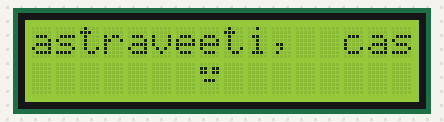
This sketch was run on a simulated Arduino Uno, built with avr-gcc and run on an emulated ATmega328P. Shown: 16×2 character LCD.

Above: at 0.22 s.
At 5.11 s:
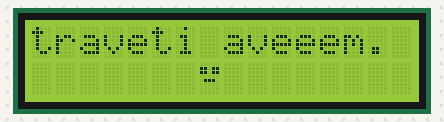
At 9.99 s:
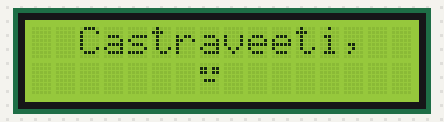
At 19.76 s:
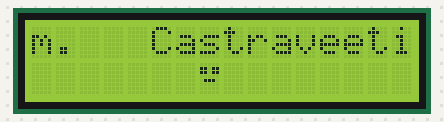
At 29.52 s:
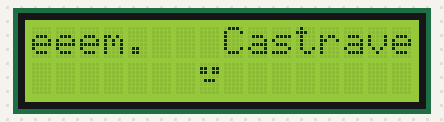
At 39.59 s:
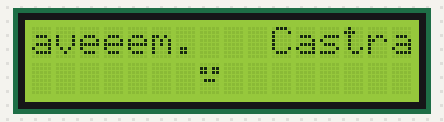

The sketch:

LCD2.ino
```cpp
#include <LiquidCrystal.h>
LiquidCrystal lcd(7, 6, 5, 4, 3, 2);
// Masca pentru primul caracter, fiecare linie de biţi
//reprezintă o linie a caracterului
String castraveti = "Castraveeti,  castraveti aveeem.   ";

byte happy[8] = {
  B00000,
  B11011,
  B11011,
  B00000,
  B00000,
  B10001,
  B01110,
};
// Masca pentru al doilea caracter
byte sad[8] = {
  B00000,
  B11011,
  B11011,
  B00000,
  B00000,
  B01110,
  B10001,
};
byte scared[8] = {
  B00000,
  B11011,
  B11011,
  B00000,
  B01110,
  B01110,
  B01110,
};
byte scared2[8] = {
  B00000,
  B11011,
  B11011,
  B00000,
  B01110,
  B00000,
  B00000,
};
int animFace = 0;
int anim = 0;
void setup() {
  lcd.begin(16, 2);
  // cele două caractere sunt stocate în CGROM, zona
  //utilizator, poziţiile 0 şi 1
  lcd.createChar(0, scared2);
  lcd.createChar(1, scared);
  // Afişare prima linie, un text standard urmat de primul
  //caracter utilizator
  lcd.setCursor(0, 0);
  lcd.print(castraveti);
  //write
  /* când referiți caracterul „0” trebuie să faceți un cast
  la byte. Altfel compilatorul va semnala o eroare. Excepție
  este cazul în care referiți o variabilă:
  byte zero = 0;
  lcd.write(zero);
  */
  // Afișare pe a doua linie
  lcd.setCursor(7, 1);
  lcd.write(1); // când referiți caractere diferite de „0”
  //nu mai este necesar cast-ul;
 }
 // Funcţia loop rămâne nefolosită, puteți să o folosiți pentru
 //a extinde funcționalitatea
void loop()
{
   lcd.setCursor(7, 1);
   lcd.write(byte(animFace));


    String front = castraveti.substring(0,1);
    String to = castraveti.substring(1,castraveti.length());

    castraveti = to + front;

    lcd.setCursor(0, 0);
    lcd.print(castraveti);


   anim++;
   if(anim == 4){
     anim = 0;
     animFace = 1 - animFace;
   }

   delay(300);
}
```
